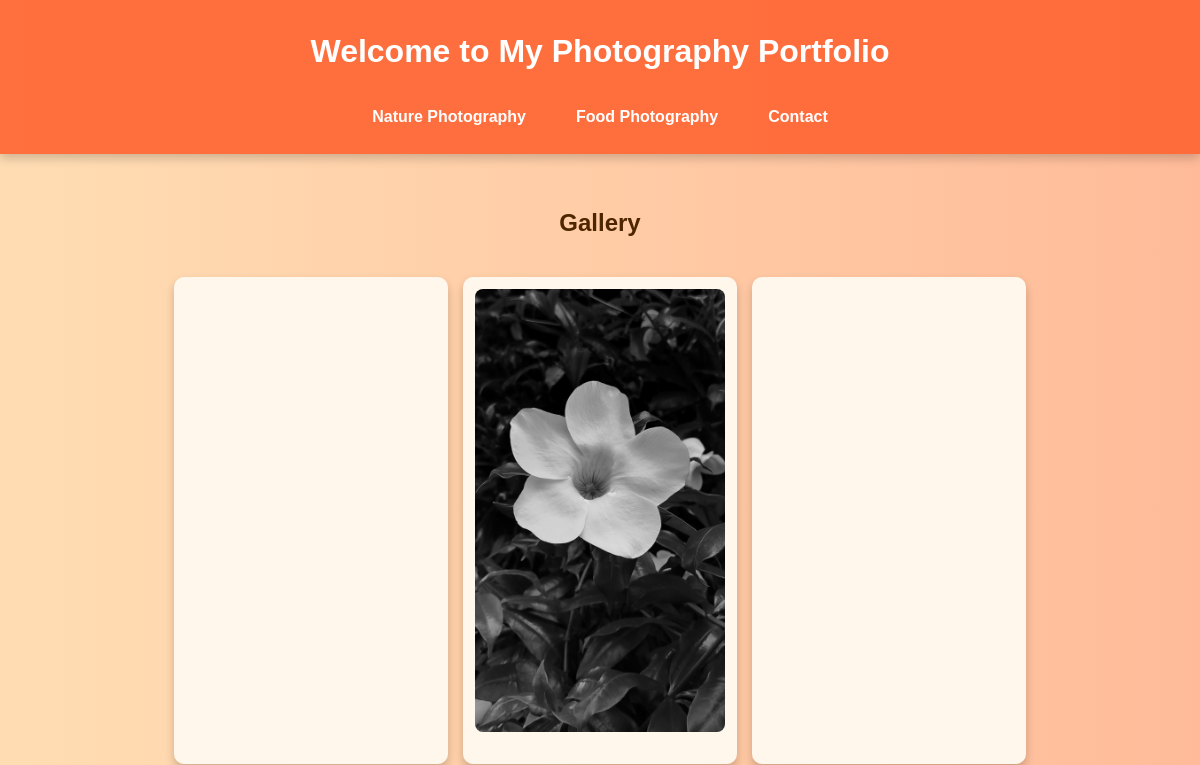
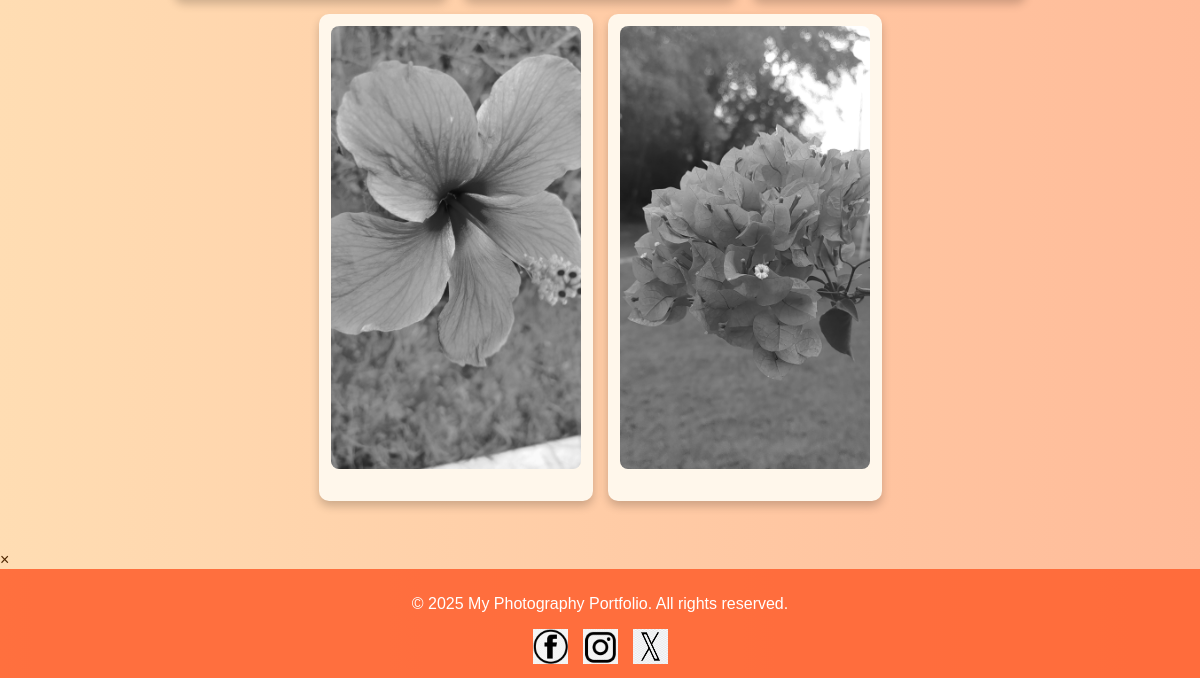
/, run on an earlier commit of the app's database (2 pictures, top to bottom).
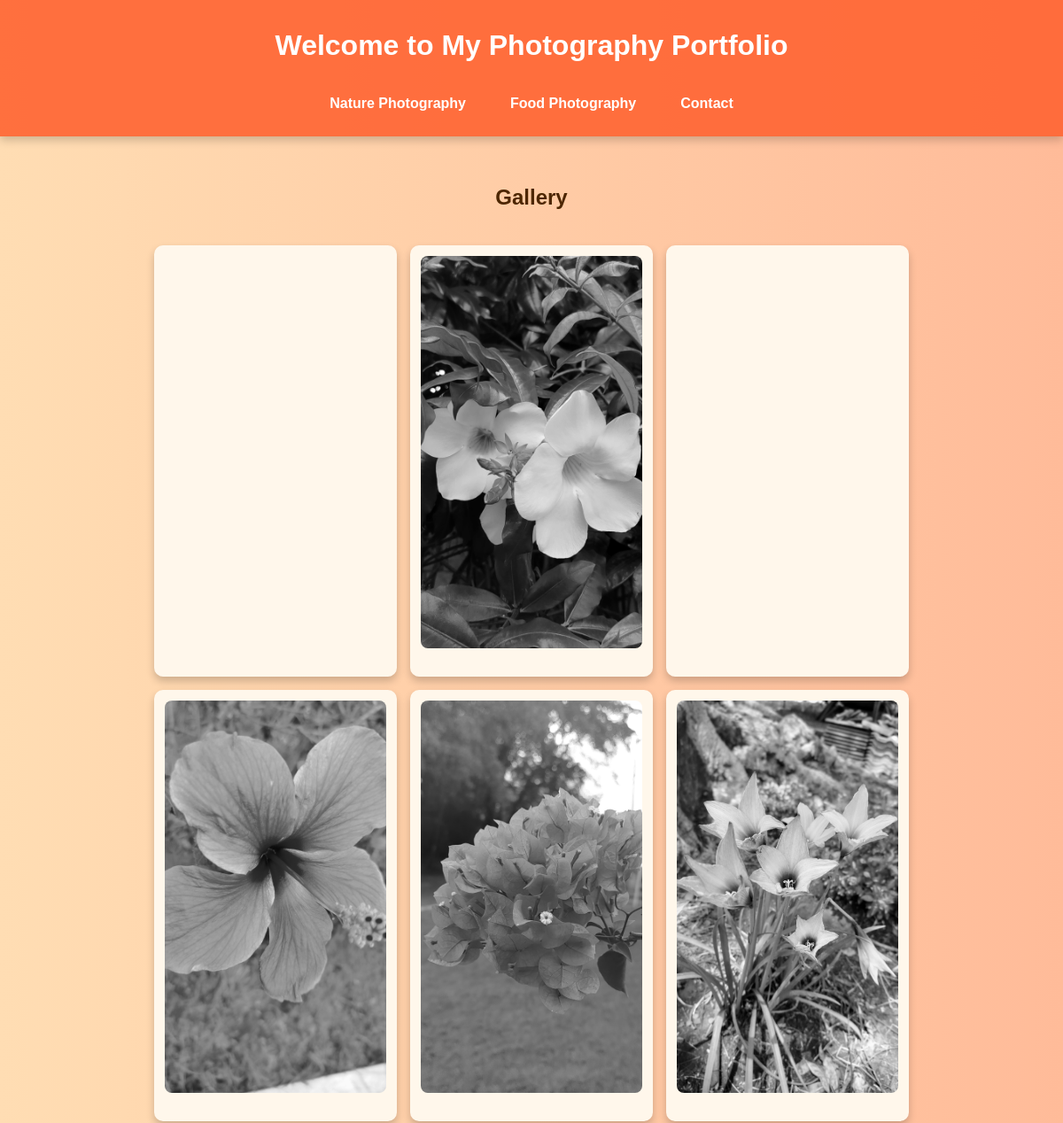
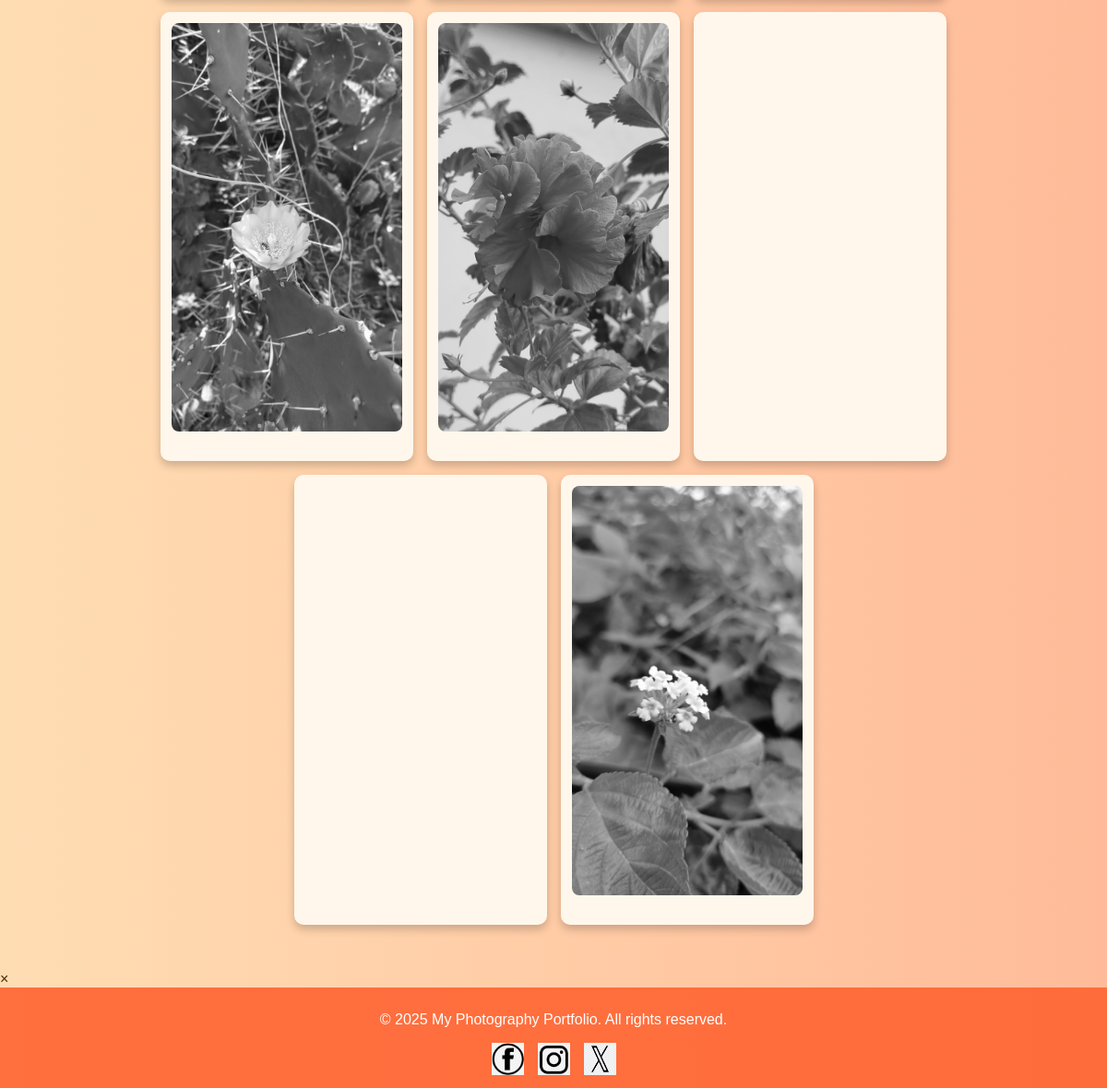
And on a later commit of the database (2 pictures, top to bottom).
### portfolio_app/models.py (models this page shows, shortened)
class Photo(models.Model):
    category = models.ForeignKey(Category, on_delete=models.SET_NULL, null=True, blank=True, default=None)
    image = models.ImageField(upload_to='photos/')
    description = models.TextField(blank=True)
    uploaded_at = models.DateTimeField(auto_now_add=True)

### portfolio_app/views.py (the view)
# urls.py: path('', gallery, name='gallery'),
def gallery(request):
    photos = Photo.objects.all()
    return render(request, 'gallery.html', {'photos': photos})

### templates/gallery.html (shortened to what this page needs)
{% load static %}
<!DOCTYPE html>
<html lang="en">
<head>
    <link rel="stylesheet" href="{% static 'css/styles.css' %}">
</head>
<body>
    <header>
        <h1>Welcome to My Photography Portfolio</h1>
        <nav>
            <ul>
                <li><a href="{% url 'gallery' %}">Nature Photography</a></li>
                <li><a href="{% url 'food_photography' %}">Food Photography</a></li>
                <li><a href="{% url 'contact' %}">Contact</a></li>
            </ul>
        </nav>
    </header>
    <section id="gallery">
        <h2>Gallery</h2>
        <div class="gallery-container">
            {% for photo in photos %}
                <div class="photo-card">
                    <img src="{{ photo.image.url }}" alt="{{ photo.title }}" class="popup-img">
                </div>
            {% empty %}
                <p>No photos available yet.</p>
            {% endfor %}
        </div>
    </section>
    <div id="popup-modal" class="popup-modal">
        <span class="close">&times;</span>
    </div>
    <footer>
        <p>© 2025 My Photography Portfolio. All rights reserved.</p>
        <div class="social-icons">
            <a href="#"><img src="{% static 'images/facebook.png' %}" alt="Facebook"></a>
            <a href="#"><img src="{% static 'images/instagram.png' %}" alt="Instagram"></a>
            <a href="#"><img src="{% static 'images/x.jpg' %}" alt="Twitter"></a>
        </div>
    </footer>
</body>
</html>

### static/css/styles.css (style rules this page uses)
body { background: linear-gradient(to right, #ffddb3, #ffbb99); color: #4D2600; font-family: 'Poppins', sans-serif; margin: 0; padding: 0; min-height: 100vh; display: flex; flex-direction: column; }
header { text-align: center; background: rgba(255, 100, 50, 0.9); padding: 12px 15px; color: white; font-size: 16px; box-shadow: 0px 4px 10px rgba(0, 0, 0, 0.2); }
nav { display: flex; justify-content: center; gap: 20px; margin-top: 5px; }
nav ul { list-style: none; padding: 0; display: flex; gap: 20px; }
nav ul li { display: inline; }
nav ul li a { text-decoration: none; color: white; font-weight: bold; font-size: 16px; padding: 8px 15px; border-radius: 5px; transition: all 0.3s ease-in-out; position: relative; }
nav ul li a::after { content: ""; position: absolute; left: 0; bottom: -3px; width: 100%; height: 2px; background: white; transform: scaleX(0); transition: transform 0.3s ease-in-out; }
#gallery { text-align: center; padding: 30px 20px; margin-top: 5px; }
.gallery-container { display: flex; flex-wrap: wrap; justify-content: center; gap: 15px; padding: 20px; }
.photo-card { flex: 1 1 calc(25% - 15px); max-width: 250px; background: #fff7eb; border-radius: 10px; box-shadow: 0px 5px 10px rgba(0, 0, 0, 0.2); text-align: center; padding: 12px; transition: transform 0.3s ease-in-out, box-shadow 0.3s ease-in-out; }
.photo-card img { width: 100%; border-radius: 8px; filter: grayscale(100%); transition: filter 0.3s ease-in-out, transform 0.3s ease-in-out; }
footer { margin-top: auto; text-align: center; padding: 10px; background: rgba(255, 100, 50, 0.9); color: white; font-size: 16px; }
.social-icons { display: flex; justify-content: center; gap: 15px; margin-top: 10px; }
.social-icons img { width: 35px; height: 35px; transition: transform 0.3s ease-in-out, filter 0.3s ease-in-out; }
@media (max-width: 1200px) { .photo-card { flex: 1 1 calc(33.33% - 15px); } }

What changed in the data, as far as the page shows it:
changed Photo (number 1 of 7 on the later page): image: a different picture
added Photo: image (picture)
added Photo: image (picture)
added Photo: image (picture)
added Photo: image (picture)
